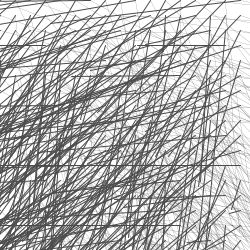
Frame 1 (no input)
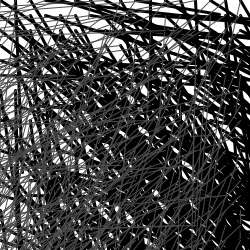
Frame 60 (the mouse pressed at the canvas centre just before this capture)
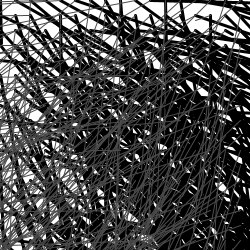
Frame 120 (the mouse held since frame 60 and released just before this capture)

The Processing sketch that drew these frames (run headless with seeded random() and noise(); from frame 60 on, the mouse is pressed at the canvas centre):

// Processing sketch: processing_20217
// ── processing_20217.pde

float fps=6;
float sw=0; // strokeWeight control
  
void setup(){
size(250,250);
frameRate(fps);
}
  
void draw(){
background(255);

// loop for line movement and changing strokeWeight  
for(int a=0; a<250; a+=15)
 for(int b=0; b<250; b+=15)
 {
 strokeWeight(sw);
 stroke(0);
 line(a,b,a+random(width),b+random(height));
 strokeWeight(1);
 stroke(75,75,75);
 line(a,b,a-random(width),b+random(height));
}

// condition for sw - rotate between 2 and 1 weight  
if (sw>2){
sw=1;
}
  sw++;
}
